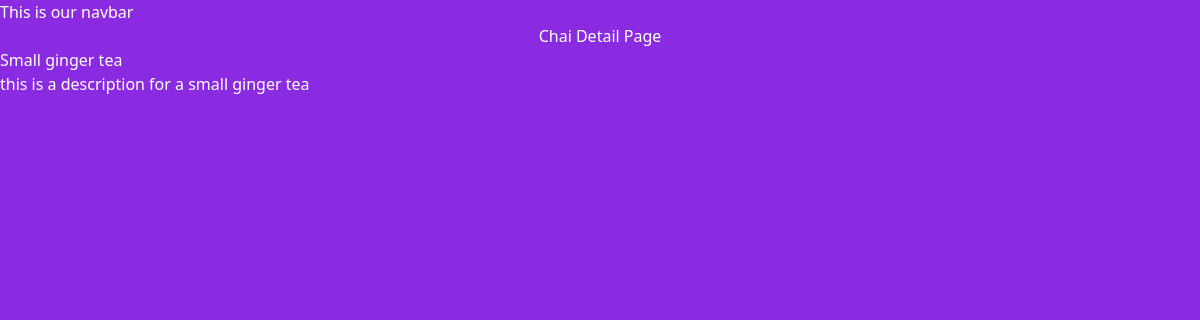
Screenshot of /chai//1/ with the database file from the repository.
### chai/models.py (models this page shows, shortened)
class ChaiVariety(models.Model):
    CHAI_TYPE_CHOICE = [
        ("ML", "MASALA"),
        ("GR", "GINGER"),
        ("KL", "kiwi"),
        ("PL", "PLAIN"),
        ("EL", "ELACHI"),
    ]
    name = models.CharField(max_length=100)
    image = models.ImageField(upload_to="chais/")
    date_added = models.DateTimeField(default=timezone.now)
    type = models.CharField(max_length=2, choices=CHAI_TYPE_CHOICE)
    description = models.TextField(default="")

### chai/views.py (the view)
# urls.py: path("/<int:chai_id>/", views.chai_detail, name="chai_detail"),
def chai_detail(request, chai_id):
    chai = get_object_or_404(ChaiVariety, pk=chai_id)
    return render(request, "chai/chai_detail.html", {"chai": chai})

### chai/templates/chai/chai_detail.html (shortened to what this page needs)
{% extends "layout.html" %}
{% block content %}
<h1>Chai Detail Page</h1>
<h3>{{chai.name}}</h3>
<p>{{chai.description}}</p>
{% endblock %}

### static/styles.css (style rules this page uses)
body { background-color: blueviolet; color: #fff; }
h1 { text-align: center; font-size: 2em; }

### rows the page displays
ChaiVariety: name "Small ginger tea", description "this is a description for a small ginger tea"
